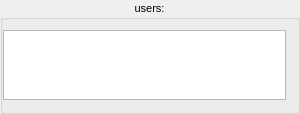
<?xml version="1.0" encoding="UTF-8"?>
<ui version="4.0">
 <class>cUsersView</class>
 <widget class="QGroupBox" name="cUsersView">
  <property name="geometry">
   <rect>
    <x>0</x>
    <y>0</y>
    <width>300</width>
    <height>114</height>
   </rect>
  </property>
  <property name="palette">
   <palette>
    <active>
     <colorrole role="Text">
      <brush brushstyle="SolidPattern">
       <color alpha="255">
        <red>48</red>
        <green>255</green>
        <blue>16</blue>
       </color>
      </brush>
     </colorrole>
    </active>
    <inactive>
     <colorrole role="Text">
      <brush brushstyle="SolidPattern">
       <color alpha="255">
        <red>48</red>
        <green>255</green>
        <blue>16</blue>
       </color>
      </brush>
     </colorrole>
    </inactive>
    <disabled>
     <colorrole role="Text">
      <brush brushstyle="SolidPattern">
       <color alpha="255">
        <red>159</red>
        <green>158</green>
        <blue>158</blue>
       </color>
      </brush>
     </colorrole>
    </disabled>
   </palette>
  </property>
  <property name="font">
   <font>
    <pointsize>8</pointsize>
   </font>
  </property>
  <property name="windowTitle">
   <string>GroupBox</string>
  </property>
  <property name="title">
   <string>users:</string>
  </property>
  <property name="alignment">
   <set>Qt::AlignCenter</set>
  </property>
  <layout class="QGridLayout" name="gridLayout">
   <property name="leftMargin">
    <number>0</number>
   </property>
   <item row="0" column="0">
    <widget class="QListWidget" name="usersListWidget">
     <property name="horizontalScrollBarPolicy">
      <enum>Qt::ScrollBarAlwaysOff</enum>
     </property>
     <property name="alternatingRowColors">
      <bool>true</bool>
     </property>
    </widget>
   </item>
  </layout>
 </widget>
 <resources/>
 <connections/>
</ui>
